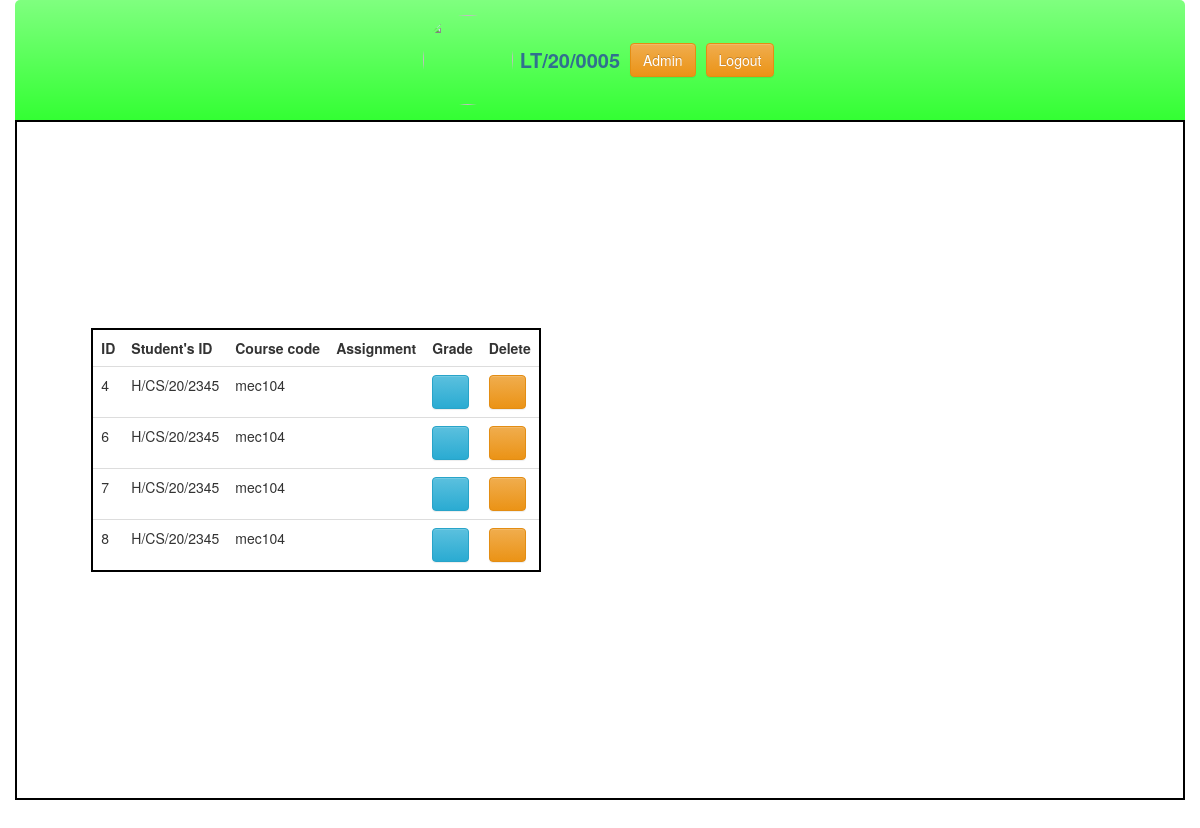
Screenshot of /lecturer.php (signed in) with the database file from the repository.
### tables this page shows
CREATE TABLE IF NOT EXISTS `assessment` (
  `id` int(11) NOT NULL AUTO_INCREMENT,
  `course` text DEFAULT NULL,
  `sch_id` text DEFAULT NULL,
  `lt_id` text DEFAULT NULL,
  `path` text DEFAULT NULL,
  `grade` text DEFAULT NULL,
  `comment` text DEFAULT NULL,
  PRIMARY KEY (`id`)
);

### lecturer.php (the view, shortened to what this page needs)
<?php
	require "db/db.php";
	$sql="SELECT * FROM assessment WHERE lt_id='".$_SESSION['id']."'";
    $sql=$db->query($sql);
?>
<!DOCTYPE html>
    <html>
        <head>
            <link href="css/style.css" rel="stylesheet" type="text/css" />
            <link href="css/bootstrap.min.css" rel="stylesheet" type="text/css" />
            <link href="css/font-awesome.css" rel="stylesheet" type="text/css" />
            <link href="css/bootstrap-theme.min.css" rel="stylesheet" type="text/css" />
        </head>
        <body class="app">
            <div class="container-fluid column">
                <div class="head">
                    <img src="img/school_logo.jpg" height="90px" width="90px" />
                    <span class="text-info"><?=$_SESSION['id'];?></span>
                    <?php
                    if(isset($_SESSION['role']) && $_SESSION['role']=="lecturer"){
                        echo '<div><a class="btn btn-warning" href="add_user.php" >Admin</a></div>';
                    }
                    ?>
                    <div><a class="btn btn-warning" href="logout.php" >Logout</a></div>
                </div>
                <div class=" container-fluid body">
                    <div class="sleft">
                        <div>
                            <?php
                            if($sql->num_rows>0){
                            ?>
                            <table class="table">
                                <tr>
                                    <th> ID </th>
                                    <th> Student's ID </th>
                                    <th> Course code </th>
                                    <th> Assignment </th>
                                    <th> Grade </th>
                                    <th> Delete </th>
                                </tr>
                            <?php
                                while($ass_list=$sql->fetch_assoc()){
                            ?>
                                <tr>
                                    <td> <?=$ass_list['id']; ?> </td>
                                    <td> <?=$ass_list['sch_id']; ?> </td>
                                    <td> <?=$ass_list['course']; ?> </td>
                                    <td> <a href="<?=$ass_list['path']; ?>" class="btn btn-secondary " download><i class="fa fa-download"></i></a> </td>
                                    <td> <a href="lecturer.php?id=<?=$ass_list['id']; ?>" class="btn btn-info"><i class="fa fa-check"></i></a> </td>
                                    <td> <a href="lecturer.php?action=del&id=<?=$ass_list['id']; ?>" class="btn btn-warning error"><i class="fa fa-times"></i></a> </td>
                                </tr>
                            <?php
                            }
                            ?>
                            </table>
                            <?php
                            }else{
                                echo "Nothing yet";
                            }
                            ?>
                        </div>
                    </div>
                    <div class="sright">
                    </div>
                </div>
            </div>
        </body>
    </html>

### css/style.css (style rules this page uses)
body { width: 100%; margin: 0%; }
.container-fluid { display:flex; justify-content: center; align-items: center; flex-direction: row; height:100vh; }
.container-fluid .head { width: 100%; height: 15%; background-image: linear-gradient(rgba(0,255,0,0.5),rgba(0,255,0,0.8)); background-position: 100% 100%; border-top-left-radius: 5px; border-top-right-radius: 5px; display:flex; justify-content: center; align-items: center; flex-direction: row; }
.container-fluid .head img { margin: 2px; border-radius: 50px; }
.column { flex-direction: column; }
.container-fluid .body { width: 100%; height: 85%; border: 2px black solid; display: flex; justify-content: center; align-items: center; flex-direction: row; }
.text-info { font-weight: bold; font-size: 20px; }
.sleft , .sright { height: 100vh; width: 100%; margin: 0px; display: flex; justify-content: center; align-items: center; flex-direction: row; }
.head { display: flex; justify-content: center; align-items: center; flex-direction: row; }
.head img , .head span , .head div { margin: 5px; }
.table { border: 2px black solid; table-layout: auto; width: auto; border-radius: 5px; }
.error { background-color: red; }

### rows the page displays
assessment: id "4", sch "H/CS/20/2345", course "mec104"
assessment: id "6", sch "H/CS/20/2345", course "mec104"
assessment: id "7", sch "H/CS/20/2345", course "mec104"
assessment: id "8", sch "H/CS/20/2345", course "mec104"

### other values shown
$_SESSION['id'] "LT/20/0005"
